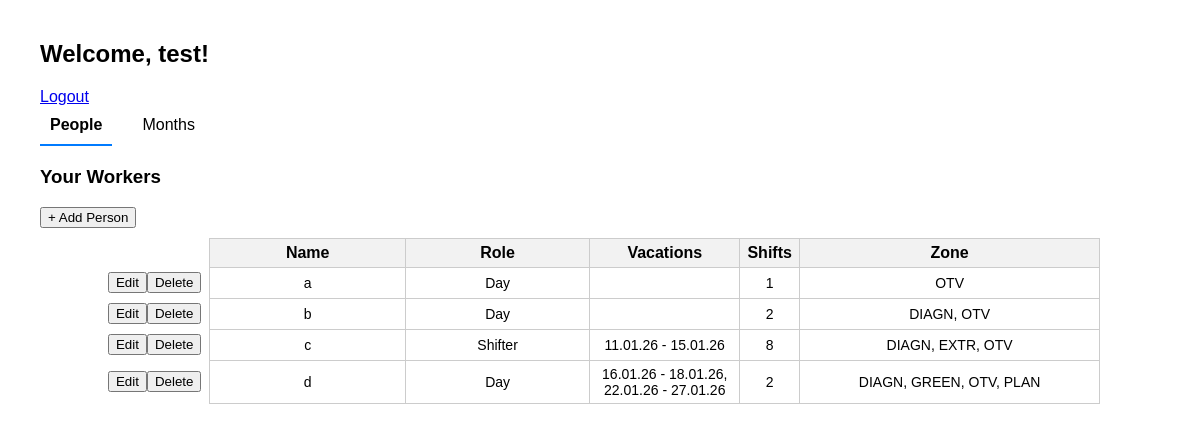
/account (signed in), run on the app's committed database.
### tables this page shows
CREATE TABLE workers (
            id INTEGER PRIMARY KEY AUTOINCREMENT,
            username TEXT NOT NULL,
            name TEXT NOT NULL,
            role TEXT NOT NULL,
            shifts INTEGER NOT NULL
        );

CREATE TABLE places (
            id INTEGER PRIMARY KEY AUTOINCREMENT,
            worker_id INTEGER NOT NULL,
            place TEXT NOT NULL,
            FOREIGN KEY (worker_id)
                REFERENCES workers(id)
                ON DELETE CASCADE
            UNIQUE (worker_id, place)
        );

### main.py (the view)
@app.route("/account", methods=["GET"])
def account():
    if "user" not in session:
        return redirect(url_for("login"))
    else:
        user = session["user"]
    rows = get_workers(session["user"])
    workers = transform_vacations(rows)
    months, years = loaded_date
    months_vacations = list_vacation_days(get_month_workers, user, years, months)
    month_shift_table = {
        'prev': month_days(years, months, 'prev'), # {days_in_month: int, days: [{day: int, weekend: bool}]]
        'cur': month_days(years, months, 'cur'),
        'next': month_days(years, months, 'next')}
    shifts_tables = get_shifts(session["user"])
    return render_template(
        "account.html",
        username=session["user"],
        months=months,
        years=years,
        workers=workers,
        months_vacations=months_vacations,
        month_shift_table=month_shift_table,
        shifts_tables = shifts_tables)

### main.py (called while the page is built)
def month_days(years, months, current_month):
    days_in_month = calendar.monthrange(years[current_month], months[current_month][0])[1]
    days = [
        {'day': day, 'is_weekend': datetime(years[current_month], months[current_month][0], day).weekday() >= 5}
        for day in range(1, days_in_month + 1)]
    return {'days_in_month': days_in_month,
            'days': days}

def transform_vacations(rows):
    workers = {} #{name: {role: str, shifts: int, places: str, vacations: str}}
    vacations_dict = defaultdict(list)
    places_dict = defaultdict(list)
    for row in rows:
        name = row['name']
        workers[name] = {
            "role": row["role"],
            "shifts": row["shifts"],
            "places": ", ".join(row['places']),
            "vacations": ""
        }
        vacs = []
        for interv in row['vacations']:
            start_str = datetime.strptime(interv["vacation_start"], "%Y-%m-%d").date().strftime("%d.%m.%y")
            end_str = datetime.strptime(interv["vacation_end"], "%Y-%m-%d").date().strftime("%d.%m.%y")
            vacs.append(f"{start_str} - {end_str}")
        workers[name]['vacations'] = ", ".join(vacs)
    return workers

def db_connect():
    conn = sqlite3.connect("database.db", check_same_thread=False)
    conn.execute("PRAGMA foreign_keys = ON")
    conn.row_factory = sqlite3.Row  # Dict-like rows
    return conn

def get_month_workers(user, year_month):
    year, month = map(int, year_month.split('-'))
    start_date = datetime(year, month, 1).date()
    end_date = datetime(year, month, calendar.monthrange(year, month)[1]).date()
    conn = db_connect()
    cur = conn.cursor()
    cur.execute("""
        SELECT name, vacation_start, vacation_end, shifts
        FROM workers w
            LEFT JOIN vacations ON w.id = worker_id
        WHERE w.username = ?
            AND (vacation_start BETWEEN ? AND ?
                OR vacation_end BETWEEN ? AND ?)
        ORDER BY name""",
        (user, start_date, end_date, start_date, end_date))
    rows = cur.fetchall()
    cur.close()
    conn.close()
    return rows

### templates/account.html (shortened to what this page needs)
<!DOCTYPE html>
<html lang="en">
<head>
    <link rel="stylesheet" href="{{ url_for('static', filename='styles.css') }}">
</head>
<body id="account-page">
    <h2>Welcome, {{ username }}!</h2>
    <a href="{{ url_for('logout') }}">Logout</a>
    <div class="tabs">
        <div class="tab active" data-tab="workers">People</div>
        <div class="tab" data-tab="months">Months</div>
    </div>
    <div id="workers" class="tab-content active">
        <h3>Your Workers</h3>
        <button id="add-person-btn">+ Add Person</button>
        <table id="workers-table">
            <thead>
                <tr>
                    <th></th>
                    <th>Name</th>
                    <th>Role</th>
                    <th>Vacations</th>
                    <th>Shifts</th>
                    <th>Zone</th>
                </tr>
            </thead>
            <tbody>
                {% for name, w in workers.items() %}
                <tr>
                    <td></td>
                    <td>{{ name }}</td>
                    <td>{{ w.role }}</td>
                    <td>{{ w.vacations }}</td>
                    <td>{{ w.shifts }}</td>
                    <td>{{ w.places }}</td>
                </tr>
                {% endfor %}
            </tbody>
        </table>
    </div>
</body>
</html>

### static/styles.css (style rules this page uses)
table { width: 100%; max-width: 1000px; margin: 0 auto; border-collapse: collapse; font-size: 14px; }
th { background-color: #f2f2f2; padding: 5px; text-align: center; border: 1px solid black; font-weight: bold; min-width: 25px; font-size: 16px; }
td { padding: 2px; text-align: center; border: 1px solid black; word-wrap: break-word; min-width: 25px; max-width: 100px; }
th:first-child, td:first-child { max-width: 30px; text-align: center; font-size: 16px; }
body { font-family: Arial, sans-serif; margin: 40px; }
.tabs { display: flex; margin-bottom: 20px; }
.tab { margin-right: 20px; cursor: pointer; padding: 10px; border-bottom: 2px solid transparent; }
.tab.active { border-bottom: 2px solid #007bff; font-weight: bold; }
.tab-content { display: none; }
.tab-content.active { display: block; }
#workers-table { margin-top: 10px; border-collapse: collapse; width: 100%; table-layout: auto; border: none; }
#workers-table th, #workers-table td { border: 1px solid #ccc; padding: 5px; text-align: center; }
#workers-table th { background-color: #f2f2f2; }
#workers-table td:first-child, #workers-table th:first-child { width: 11%; border: none; background: transparent; }
#workers-table th:nth-child(4), #workers-table td:nth-child(4) { width: 15%; }
#workers-table th:nth-child(5), #workers-table td:nth-child(5) { width: 6%; }
#workers-table th:nth-child(6), #workers-table td:nth-child(6) { width: 30%; }

### data on the page
workers: role "Day"
places: places "OTV"
workers: role "Day", shifts "2"
workers: role "Shifter", shifts "8"
workers: role "Day", shifts "2"

### other printed values
{{ username }} "test"
{{ name }} "a" "b" "c" "d"
{{ w.shifts }} "1"
{{ w.places }} "DIAGN, OTV" "DIAGN, EXTR, OTV" "DIAGN, GREEN, OTV, PLAN"
{{ w.vacations }} "11.01.26 - 15.01.26" "16.01.26 - 18.01.26, 22.01.26 - 27.01.26"
